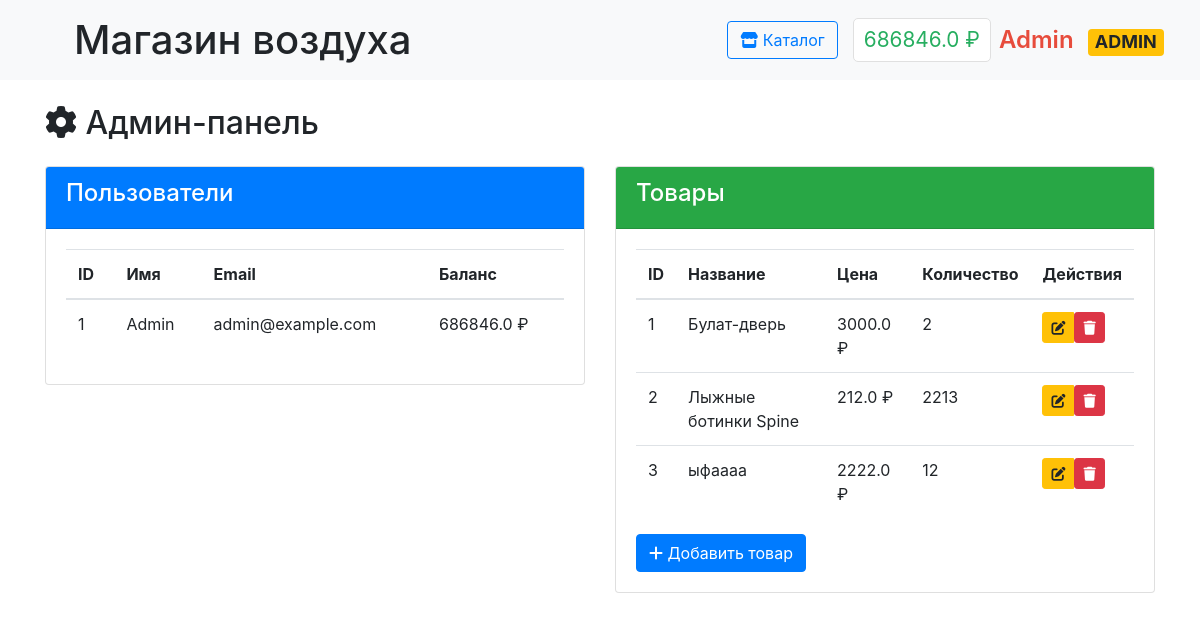
Page /admin (signed in) on the earlier database version.
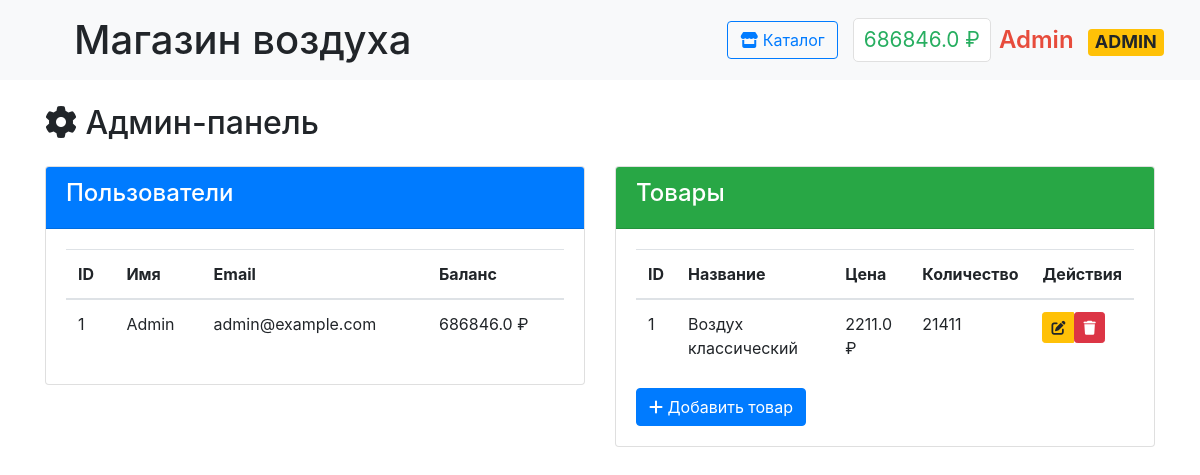
Same page on the later database version.
### data/users.py (models this page shows, shortened)
class User(SqlAlchemyBase, UserMixin):
    __tablename__ = 'users'
    id = Column(Integer, primary_key=True, autoincrement=True)
    surname = Column(String, nullable=False)
    name = Column(String, nullable=False)
    email = Column(String, unique=True, nullable=False)
    hashed_password = Column(String, nullable=False)
    balance = Column(Float, default=0)
    is_admin = Column(Boolean, default=False)

### data/products.py (models this page shows)
class Product(SqlAlchemyBase):
    __tablename__ = 'products'
    id = sa.Column(sa.Integer, primary_key=True, autoincrement=True)
    title = sa.Column(sa.String, nullable=False)
    description = sa.Column(sa.Text)
    price = sa.Column(sa.Float, nullable=False)
    quantity = sa.Column(sa.Integer, default=0)
    image_url = sa.Column(sa.String)
    category = sa.Column(sa.String)
    created_at = sa.Column(sa.DateTime, default=sa.func.now())
    is_available = sa.Column(sa.Boolean, default=True)

### main.py (the view)
@app.route('/admin')
@login_required
def admin_panel():
    if not current_user.is_admin:
        abort(403)
    db_sess = db_session.create_session()
    users = db_sess.query(User).all()
    products = db_sess.query(Product).all()
    return render_template('admin_panel.html',
                           users=users,
                           products=products)

### data/db_session.py (called while the page is built)
def create_session() -> Session:
    global __factory
    return __factory()

### main.py (called while the page is built)
@login_manager.user_loader
def load_user(user_id):
    db_sess = db_session.create_session()
    return db_sess.get(User, user_id)

### templates/admin_panel.html
{% extends "base.html" %}
{% block content %}
<div class="container mt-4">
    <h2><i class="fas fa-cog"></i> Админ-панель</h2>
    <div class="row mt-4">
        <div class="col-md-6">
            <div class="card">
                <div class="card-header bg-primary text-white">
                    <h4>Пользователи</h4>
                </div>
                <div class="card-body">
                    <table class="table">
                        <thead>
                            <tr>
                                <th>ID</th>
                                <th>Имя</th>
                                <th>Email</th>
                                <th>Баланс</th>
                            </tr>
                        </thead>
                        <tbody>
                            {% for user in users %}
                            <tr>
                                <td>{{ user.id }}</td>
                                <td>{{ user.name }}</td>
                                <td>{{ user.email }}</td>
                                <td>{{ user.balance }} ₽</td>
                            </tr>
                            {% endfor %}
                        </tbody>
                    </table>
                </div>
            </div>
        </div>
        <div class="col-md-6">
            <div class="card">
                <div class="card-header bg-success text-white">
                    <h4>Товары</h4>
                </div>
                <div class="card-body">
                    <table class="table">
                        <thead>
                            <tr>
                                <th>ID</th>
                                <th>Название</th>
                                <th>Цена</th>
                                <th>Количество</th>
                                <th>Действия</th>
                            </tr>
                        </thead>
                        <tbody>
                            {% for product in products %}
                            <tr>
                                <td>{{ product.id }}</td>
                                <td>{{ product.title }}</td>
                                <td>{{ product.price }} ₽</td>
                                <td>{{ product.quantity }}</td>
                                <td>
                                    <div class="btn-group" role="group">
                                        <a href="{{ url_for('edit_product', id=product.id) }}"
                                           class="btn btn-sm btn-warning"
                                           title="Редактировать">
                                            <i class="fas fa-edit"></i>
                                        </a>
                                        <form action="{{ url_for('delete_product', id=product.id) }}"
                                              method="POST"
                                              style="display: inline;">
                                            <button type="submit"
                                                    class="btn btn-sm btn-danger"
                                                    onclick="return confirm('Вы уверены, что хотите удалить этот товар?')"
                                                    title="Удалить">
                                                <i class="fas fa-trash"></i>
                                            </button>
                                        </form>
                                    </div>
                                </td>
                            </tr>
                            {% endfor %}
                        </tbody>
                    </table>
                    <div class="mt-3">
                        <a href="{{ url_for('add_product') }}" class="btn btn-primary">
                            <i class="fas fa-plus"></i> Добавить товар
                        </a>
                    </div>
                </div>
            </div>
        </div>
    </div>
</div>
{% endblock %}

### templates/base.html (shortened to what this page needs)
<!doctype html>
<html lang="en">
<head>
    <link rel="stylesheet" href="https://stackpath.bootstrapcdn.com/bootstrap/4.4.1/css/bootstrap.min.css">
    <link rel="stylesheet" href="https://cdnjs.cloudflare.com/ajax/libs/font-awesome/6.0.0/css/all.min.css">
    <link rel="stylesheet" href="{{ url_for('static', filename='css/style.css') }}">
</head>
<body>
<nav class="navbar navbar-light bg-light">
    <div class="navbar-container">
        <h1 class="m-2" style="padding-left: 30px;">Магазин воздуха</h1>
        <div class="nav-section">
            {% if current_user.is_authenticated %}
                <a href="{{ url_for('index') }}" class="btn btn-outline-primary">
                    <i class="fas fa-store"></i> Каталог
                </a>
                <div class="d-flex align-items-center">
                    <span class="balance mr-2" onclick="window.location.href='{{ url_for('payment') }}'">
                        {{ current_user.balance }} ₽
                    </span>
                    <span class="username {% if current_user.is_admin %}admin-badge{% endif %}"
                          onclick="window.location.href='{{ url_for('profile') }}'">
                        {{ current_user.name }}
                        {% if current_user.is_admin %}<span class="badge badge-warning ml-2">ADMIN</span>{% endif %}
                    </span>
                </div>
            {% endif %}
        </div>
    </div>
</nav>
<main>
    {% block content %}{% endblock %}
</main>
</body>
</html>

### static/css/style.css (style rules this page uses)
.navbar-container { width: 100%; display: flex; justify-content: space-between; align-items: center; }
.nav-section { display: flex; align-items: center; gap: 15px; }
.username { font-size: 1.5rem; font-weight: 600; color: #2c3e50; cursor: pointer; margin: 0; }
.balance { font-size: 1.3rem; color: #27ae60; background: white; padding: 5px 10px; border-radius: 5px; cursor: pointer; border: 1px solid #e0e0e0; margin: 0; }
.admin-badge { color: #e74c3c; }
.navbar-container { display: flex; justify-content: space-between; align-items: center; width: 100%; padding: 0 20px; }

Differences in the rows shown:
removed Product: id "2", title "Лыжные ботинки Spine", price "212.0", quantity "2213"
removed Product: id "3", title "ыфаааа", price "2222.0", quantity "12"
changed Product id 1: title "Булат-дверь" → "Воздух классический"; price "3000.0" → "2211.0"; quantity "2" → "21411"
